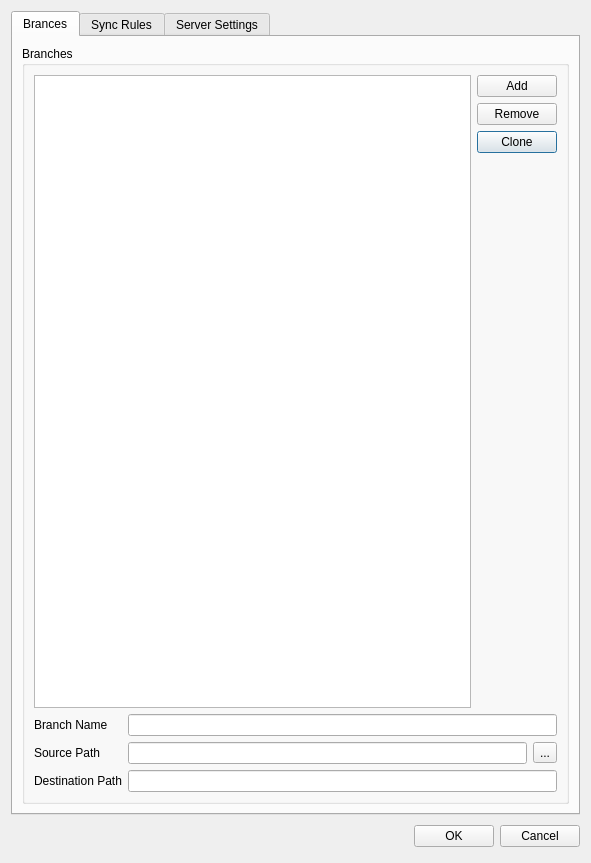
<?xml version="1.0" encoding="UTF-8"?>
<ui version="4.0">
 <class>Settings</class>
 <widget class="QDialog" name="Settings">
  <property name="geometry">
   <rect>
    <x>0</x>
    <y>0</y>
    <width>591</width>
    <height>863</height>
   </rect>
  </property>
  <property name="sizePolicy">
   <sizepolicy hsizetype="Minimum" vsizetype="Fixed">
    <horstretch>0</horstretch>
    <verstretch>0</verstretch>
   </sizepolicy>
  </property>
  <property name="windowTitle">
   <string>Settings</string>
  </property>
  <layout class="QVBoxLayout" name="verticalLayout_4">
   <item>
    <widget class="QTabWidget" name="tabWidget">
     <property name="currentIndex">
      <number>0</number>
     </property>
     <widget class="QWidget" name="tabBranches">
      <attribute name="title">
       <string>Brances</string>
      </attribute>
      <layout class="QVBoxLayout" name="verticalLayout_5">
       <item>
        <widget class="QGroupBox" name="groupBox">
         <property name="title">
          <string>Branches</string>
         </property>
         <layout class="QVBoxLayout">
          <property name="spacing">
           <number>6</number>
          </property>
          <property name="leftMargin">
           <number>9</number>
          </property>
          <property name="topMargin">
           <number>9</number>
          </property>
          <property name="rightMargin">
           <number>9</number>
          </property>
          <property name="bottomMargin">
           <number>9</number>
          </property>
          <item>
           <layout class="QHBoxLayout">
            <property name="spacing">
             <number>6</number>
            </property>
            <property name="leftMargin">
             <number>0</number>
            </property>
            <property name="topMargin">
             <number>0</number>
            </property>
            <property name="rightMargin">
             <number>0</number>
            </property>
            <property name="bottomMargin">
             <number>0</number>
            </property>
            <item>
             <widget class="QListWidget" name="branchList">
              <property name="sizePolicy">
               <sizepolicy hsizetype="Expanding" vsizetype="Expanding">
                <horstretch>0</horstretch>
                <verstretch>0</verstretch>
               </sizepolicy>
              </property>
             </widget>
            </item>
            <item>
             <layout class="QVBoxLayout">
              <property name="spacing">
               <number>6</number>
              </property>
              <property name="leftMargin">
               <number>0</number>
              </property>
              <property name="topMargin">
               <number>0</number>
              </property>
              <property name="rightMargin">
               <number>0</number>
              </property>
              <property name="bottomMargin">
               <number>0</number>
              </property>
              <item>
               <widget class="QPushButton" name="addBranchButton">
                <property name="text">
                 <string>Add</string>
                </property>
                <property name="autoDefault">
                 <bool>false</bool>
                </property>
               </widget>
              </item>
              <item>
               <widget class="QPushButton" name="removeBranchButton">
                <property name="text">
                 <string>Remove</string>
                </property>
                <property name="autoDefault">
                 <bool>false</bool>
                </property>
               </widget>
              </item>
              <item>
               <widget class="QPushButton" name="cloneBranchButton">
                <property name="text">
                 <string>Clone</string>
                </property>
               </widget>
              </item>
              <item>
               <spacer>
                <property name="orientation">
                 <enum>Qt::Vertical</enum>
                </property>
                <property name="sizeHint" stdset="0">
                 <size>
                  <width>20</width>
                  <height>40</height>
                 </size>
                </property>
               </spacer>
              </item>
             </layout>
            </item>
           </layout>
          </item>
          <item>
           <layout class="QGridLayout">
            <property name="leftMargin">
             <number>0</number>
            </property>
            <property name="topMargin">
             <number>0</number>
            </property>
            <property name="rightMargin">
             <number>0</number>
            </property>
            <property name="bottomMargin">
             <number>0</number>
            </property>
            <property name="spacing">
             <number>6</number>
            </property>
            <item row="1" column="1">
             <layout class="QHBoxLayout">
              <property name="spacing">
               <number>6</number>
              </property>
              <property name="leftMargin">
               <number>0</number>
              </property>
              <property name="topMargin">
               <number>0</number>
              </property>
              <property name="rightMargin">
               <number>0</number>
              </property>
              <property name="bottomMargin">
               <number>0</number>
              </property>
              <item>
               <widget class="QLineEdit" name="sourcePathEdit">
                <property name="sizePolicy">
                 <sizepolicy hsizetype="Expanding" vsizetype="Fixed">
                  <horstretch>1</horstretch>
                  <verstretch>0</verstretch>
                 </sizepolicy>
                </property>
               </widget>
              </item>
              <item>
               <widget class="QToolButton" name="sourcePathButton">
                <property name="text">
                 <string>...</string>
                </property>
               </widget>
              </item>
             </layout>
            </item>
            <item row="0" column="0">
             <widget class="QLabel" name="label_10">
              <property name="text">
               <string>Branch Name</string>
              </property>
             </widget>
            </item>
            <item row="2" column="0">
             <widget class="QLabel" name="label_11">
              <property name="frameShape">
               <enum>QFrame::NoFrame</enum>
              </property>
              <property name="text">
               <string>Destination Path</string>
              </property>
             </widget>
            </item>
            <item row="0" column="1">
             <widget class="QLineEdit" name="branchNameEdit"/>
            </item>
            <item row="1" column="0">
             <widget class="QLabel" name="label_12">
              <property name="text">
               <string>Source Path</string>
              </property>
             </widget>
            </item>
            <item row="2" column="1">
             <widget class="QLineEdit" name="destPathEdit"/>
            </item>
           </layout>
          </item>
         </layout>
        </widget>
       </item>
      </layout>
     </widget>
     <widget class="QWidget" name="tabSyncRules">
      <attribute name="title">
       <string>Sync Rules</string>
      </attribute>
      <layout class="QVBoxLayout" name="verticalLayout_6">
       <item>
        <widget class="RuleVisualizerWidget" name="widget" native="true"/>
       </item>
      </layout>
     </widget>
     <widget class="QWidget" name="tabServerSettings">
      <attribute name="title">
       <string>Server Settings</string>
      </attribute>
      <layout class="QVBoxLayout" name="verticalLayout_7">
       <item>
        <widget class="QGroupBox" name="groupBox_2">
         <property name="sizePolicy">
          <sizepolicy hsizetype="MinimumExpanding" vsizetype="Minimum">
           <horstretch>0</horstretch>
           <verstretch>0</verstretch>
          </sizepolicy>
         </property>
         <property name="title">
          <string>Sync Server</string>
         </property>
         <layout class="QGridLayout">
          <property name="leftMargin">
           <number>9</number>
          </property>
          <property name="topMargin">
           <number>9</number>
          </property>
          <property name="rightMargin">
           <number>9</number>
          </property>
          <property name="bottomMargin">
           <number>9</number>
          </property>
          <property name="spacing">
           <number>6</number>
          </property>
          <item row="1" column="0">
           <widget class="QLabel" name="label_3">
            <property name="text">
             <string>Port:</string>
            </property>
            <property name="alignment">
             <set>Qt::AlignRight|Qt::AlignTrailing|Qt::AlignVCenter</set>
            </property>
           </widget>
          </item>
          <item row="0" column="0">
           <widget class="QLabel" name="label_2">
            <property name="text">
             <string>Hostname:</string>
            </property>
            <property name="alignment">
             <set>Qt::AlignRight|Qt::AlignTrailing|Qt::AlignVCenter</set>
            </property>
           </widget>
          </item>
          <item row="0" column="1">
           <widget class="QLineEdit" name="hostnameEdit"/>
          </item>
          <item row="1" column="1">
           <widget class="QLineEdit" name="portEdit">
            <property name="inputMask">
             <string comment="16bit uint ">D0000</string>
            </property>
            <property name="maxLength">
             <number>5</number>
            </property>
           </widget>
          </item>
         </layout>
        </widget>
       </item>
       <item>
        <widget class="QGroupBox" name="groupBox_4">
         <property name="enabled">
          <bool>false</bool>
         </property>
         <property name="title">
          <string>Patch Server</string>
         </property>
         <layout class="QVBoxLayout" name="verticalLayout_3">
          <item>
           <layout class="QHBoxLayout" name="horizontalLayout_2">
            <item>
             <widget class="QCheckBox" name="usePatcher">
              <property name="toolTip">
               <string>Enable the patcher. Must have a valid server URI to work</string>
              </property>
              <property name="text">
               <string>Use Patcher</string>
              </property>
             </widget>
            </item>
            <item>
             <widget class="QCheckBox" name="autoClose">
              <property name="toolTip">
               <string>Auto Close the patcher window on successful patch</string>
              </property>
              <property name="layoutDirection">
               <enum>Qt::LeftToRight</enum>
              </property>
              <property name="text">
               <string>Auto Close</string>
              </property>
             </widget>
            </item>
           </layout>
          </item>
          <item>
           <layout class="QHBoxLayout" name="horizontalLayout">
            <item>
             <layout class="QVBoxLayout" name="verticalLayout">
              <item>
               <widget class="QLabel" name="label_4">
                <property name="text">
                 <string>URI:</string>
                </property>
                <property name="alignment">
                 <set>Qt::AlignRight|Qt::AlignTrailing|Qt::AlignVCenter</set>
                </property>
               </widget>
              </item>
              <item>
               <widget class="QLabel" name="label_5">
                <property name="text">
                 <string>Port:</string>
                </property>
                <property name="alignment">
                 <set>Qt::AlignRight|Qt::AlignTrailing|Qt::AlignVCenter</set>
                </property>
               </widget>
              </item>
             </layout>
            </item>
            <item>
             <layout class="QVBoxLayout" name="verticalLayout_2">
              <item>
               <widget class="QLineEdit" name="patchServer"/>
              </item>
              <item>
               <widget class="QLineEdit" name="patchPort">
                <property name="inputMask">
                 <string comment="16 bit uint">D0000</string>
                </property>
               </widget>
              </item>
             </layout>
            </item>
           </layout>
          </item>
         </layout>
        </widget>
       </item>
       <item>
        <spacer name="verticalSpacer">
         <property name="orientation">
          <enum>Qt::Vertical</enum>
         </property>
         <property name="sizeHint" stdset="0">
          <size>
           <width>20</width>
           <height>40</height>
          </size>
         </property>
        </spacer>
       </item>
      </layout>
     </widget>
    </widget>
   </item>
   <item>
    <layout class="QHBoxLayout">
     <property name="spacing">
      <number>6</number>
     </property>
     <property name="leftMargin">
      <number>0</number>
     </property>
     <property name="topMargin">
      <number>0</number>
     </property>
     <property name="rightMargin">
      <number>0</number>
     </property>
     <property name="bottomMargin">
      <number>0</number>
     </property>
     <item>
      <widget class="QLabel" name="labelBuild">
       <property name="text">
        <string/>
       </property>
      </widget>
     </item>
     <item>
      <spacer>
       <property name="orientation">
        <enum>Qt::Horizontal</enum>
       </property>
       <property name="sizeHint" stdset="0">
        <size>
         <width>131</width>
         <height>31</height>
        </size>
       </property>
      </spacer>
     </item>
     <item>
      <widget class="QPushButton" name="okButton">
       <property name="text">
        <string>OK</string>
       </property>
       <property name="autoDefault">
        <bool>false</bool>
       </property>
      </widget>
     </item>
     <item>
      <widget class="QPushButton" name="cancelButton">
       <property name="text">
        <string>Cancel</string>
       </property>
       <property name="autoDefault">
        <bool>false</bool>
       </property>
      </widget>
     </item>
    </layout>
   </item>
  </layout>
 </widget>
 <customwidgets>
  <customwidget>
   <class>RuleVisualizerWidget</class>
   <extends>QWidget</extends>
   <header>rulevisualizerwidget.h</header>
   <container>1</container>
  </customwidget>
 </customwidgets>
 <tabstops>
  <tabstop>branchNameEdit</tabstop>
  <tabstop>sourcePathEdit</tabstop>
  <tabstop>sourcePathButton</tabstop>
  <tabstop>destPathEdit</tabstop>
  <tabstop>addBranchButton</tabstop>
  <tabstop>removeBranchButton</tabstop>
  <tabstop>branchList</tabstop>
  <tabstop>hostnameEdit</tabstop>
  <tabstop>portEdit</tabstop>
  <tabstop>okButton</tabstop>
  <tabstop>cancelButton</tabstop>
 </tabstops>
 <resources/>
 <connections>
  <connection>
   <sender>okButton</sender>
   <signal>clicked()</signal>
   <receiver>Settings</receiver>
   <slot>accept()</slot>
   <hints>
    <hint type="sourcelabel">
     <x>319</x>
     <y>570</y>
    </hint>
    <hint type="destinationlabel">
     <x>96</x>
     <y>254</y>
    </hint>
   </hints>
  </connection>
  <connection>
   <sender>cancelButton</sender>
   <signal>clicked()</signal>
   <receiver>Settings</receiver>
   <slot>reject()</slot>
   <hints>
    <hint type="sourcelabel">
     <x>402</x>
     <y>570</y>
    </hint>
    <hint type="destinationlabel">
     <x>179</x>
     <y>282</y>
    </hint>
   </hints>
  </connection>
 </connections>
</ui>
